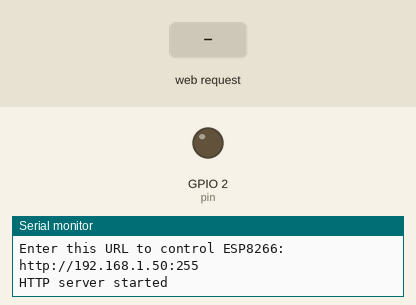
This sketch was run on a simulated ESP8266 (NodeMCU). Parts: output pins drawn as LEDs (lit = HIGH), the last lines printed to the serial monitor. The test bench sets the inputs (shaded band). WiFi joins after 1.5 s; servers stay silent unless stated.

Above: at 6.2 s.
6.3 s: HTTP request GET /RELAY?relay=1 received
At 7.3 s:
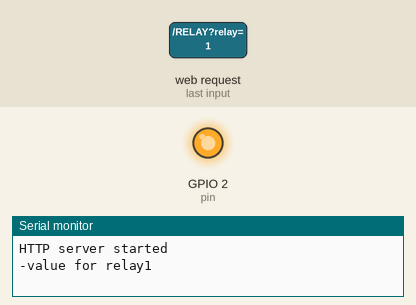
7.8 s: HTTP request GET /RELAY received
At 8.4 s:
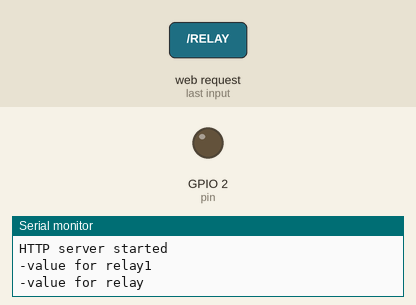
Timing chart, 0 to 10.8 s (numbered marks = the images above; inputs shaded):
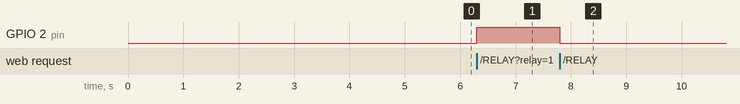

The sketch:

relay_New.ino
```cpp
#include <ESP8266WiFi.h>
#include <WiFiClient.h>
#include <ESP8266WebServer.h>


ESP8266WebServer server(255);    // Create a webserver object that listens for HTTP request on port 255


const char* ssid     = "TIM-29404227";         // The SSID (name) of the Wi-Fi network you want to connect to
const char* password = "TYf4DYqTAJ9WlomglG5XgvYd";     // The password of the Wi-Fi network

const int pin = 2;

void handleRoot();              // function prototypes for HTTP handlers
void handleLED();
void handleNotFound();

void setup(void){
  Serial.begin(115200);         // Start the Serial communication to send messages to the computer
  delay(10);
  Serial.println('\n');
  WiFi.mode(WIFI_STA);
  pinMode(pin, OUTPUT);

  WiFi.begin(ssid, password);             // Connect to the network

  IPAddress ip(192,168,1,254);
  IPAddress gateway(192,168,1,1);
  IPAddress subnet(255,255,255,0);
  WiFi.config(ip, gateway, subnet);

  delay(5000);

  while (WiFi.status() != WL_CONNECTED)
  {
  delay(500);
  Serial.print(".");
  }
  Serial.println("");
  Serial.println("WiFi connected");

  // Start the server
  server.begin();
  Serial.println("Server started");

  // Print the IP address
  Serial.print("Enter this URL to control ESP8266: ");
  Serial.print("http://");
  Serial.print(WiFi.localIP());
  Serial.println(":255"); //"/255" is the Server Port.

  server.on("/",  handleRoot);        // Call the 'handleRoot' function when a client requests URI "/"
  server.on("/RELAY",  handleRELAY);  // Call the 'handleRELAY' function when a POST request is made to URI "/RELAY"
  server.onNotFound(handleNotFound);        // When a client requests an unknown URI (i.e. something other than "/"), call function "handleNotFound"

  server.begin();                           // Actually start the server
  Serial.println("HTTP server started");
}

void loop(void){
  server.handleClient();                    // Listen for HTTP requests from clients
}

void handleRoot() {                         // When URI / is requested, send a web page with a button to toggle the LED
  server.send(200, "text/test", "Greetings from J.A.R.V.I.S");
}

void handleRELAY() {                          // If a POST request is made to URI /LED
  String t = server.arg("relay");
  Serial.println("-value for relay"+String(t));
  if (t == "1")  {                            // Change the state of the Relay
    digitalWrite(pin, HIGH);
    server.send(200, "text/test", "Relay is OFF");
  }
  else {
    digitalWrite(pin, LOW);
      server.send(200, "text/test", "Relay is ON");
  }
  server.sendHeader("relay","/");           // Add a header to respond with a new location for the browser to go to the home page again
  server.send(303);                         // Send it back to the browser with an HTTP status 303 (See Other) to redirect
}

void handleNotFound(){
  server.send(404, "text/plain", "Well!! I am not a Search Engine"); // Send HTTP status 404 (Not Found) when there's no handler for the URI in the request
}
```

Measured:
- after the input at 6.3 s, GPIO 2 (pin): LOW → HIGH at once
- after the input at 7.8 s, GPIO 2 (pin): HIGH → LOW at once
